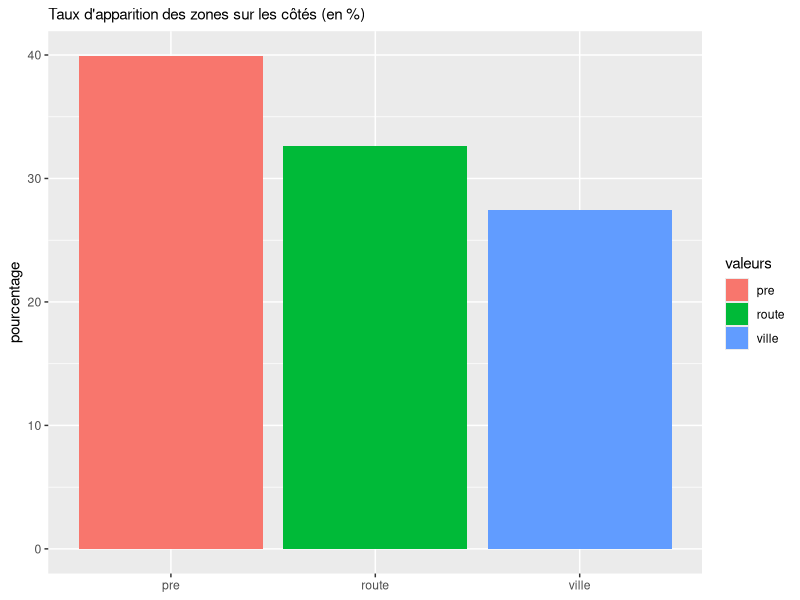
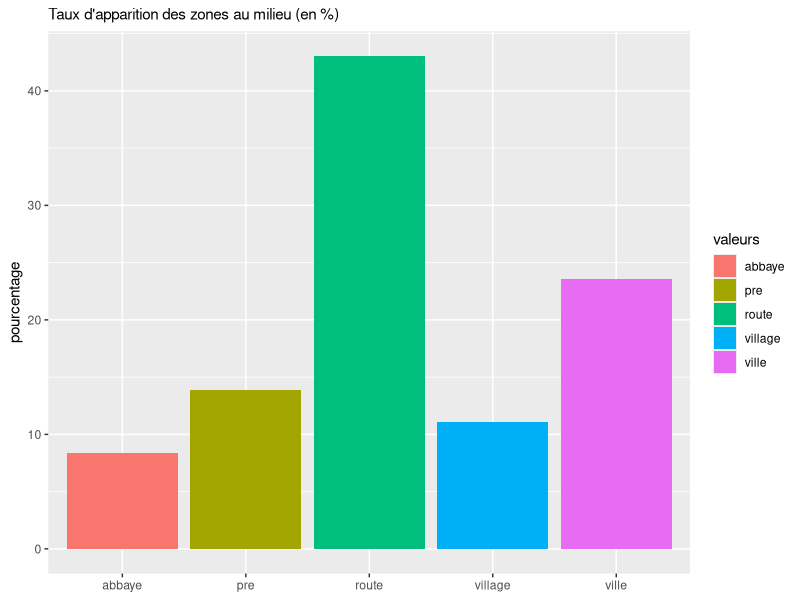

Write the R code that produced these figures, in order.
### Espace de travail et packages ----

setwd(dirname(rstudioapi::getActiveDocumentContext()$path))
library(tidyverse)
library(readr)

csv <- read_csv("tuiles.csv")

# Les villes sont considérées comme des blasons
# Les blasons seront traités autrement
csv_probas <- csv |> 
  mutate(across(everything(), ~ recode(.,
                                    "blason" = "ville")))

# Gestion des côtés
cotes <- csv_probas |>
  pivot_longer(cols = starts_with("cote"), names_to = "cote", values_to = "valeurs") |> 
  group_by(valeurs) |> 
  summarise(nb = n()) |>
  mutate(pourcentage = nb / sum(nb) * 100)

graph_cote <- ggplot(data = cotes) +
              aes(x = valeurs, 
                  y = pourcentage, 
                  fill = valeurs) +
              geom_col() +
              labs(x = NULL, 
                   subtitle = "Taux d'apparition des zones sur les côtés (en %)")

# width et height en inches
ggsave("graphique_cotes.png", graph_cote, scale = 1, width = 6, height = 4)

# Gestion du milieu
milieu <- csv_probas |> 
  pivot_longer(cols = "milieu", names_to = "milieu", values_to = "valeurs") |>
  group_by(valeurs) |> 
  summarise(nb = n()) |> 
  mutate(pourcentage = nb / sum(nb) * 100)

graph_milieu <- ggplot(data = milieu) +
  aes(x = valeurs, 
      y = pourcentage, 
      fill = valeurs) +
  geom_col() +
  labs(x = NULL, 
       subtitle = "Taux d'apparition des zones au milieu (en %)")

# width et height en inches
ggsave("graphique_milieu.png", graph_milieu, scale = 1, width = 6, height = 4)

blason <- csv |>
  pivot_longer(cols = cote1:milieu, names_to = "pp", values_to = "valeurs") |> 
  group_by(valeurs) |> 
  summarise(nb = n()) |>
  mutate(pourcentage = nb / sum(nb) * 100) |> 
  filter(!row_number() %in% c(1, 3, 4, 5))

print(cotes)
print(milieu)
